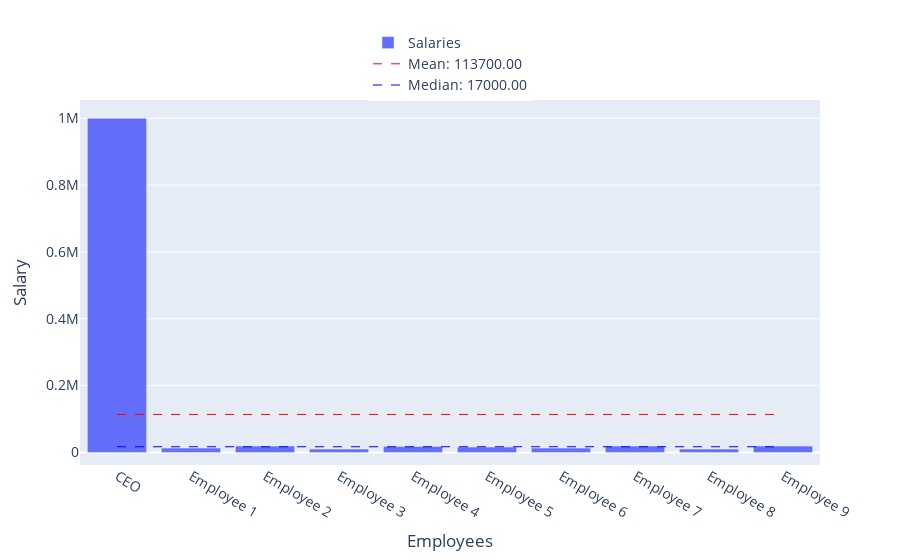

The notebook cell saved with this chart:
### Markdown cell above
mean = 50
median = 60
mode = 70
--> negative

mean = 80
median = 70
mode = 50
--> positive

### Code cell
# @title #### Calculate mean, median and plot bar chart
import plotly.graph_objects as go
import statistics

# Define the data
salaries = [1000000, 13000, 19000, 10000, 18000, 16000, 13000, 19000, 10000, 19000]
employee_names = ['CEO', 'Employee 1', 'Employee 2', 'Employee 3', 'Employee 4', 'Employee 5', 'Employee 6', 'Employee 7', 'Employee 8', 'Employee 9']

# Calculate the mean
mean_salary = sum(salaries) / len(salaries)

# Calculate the median
median_salary = statistics.median(salaries)

# Create a bar chart
fig = go.Figure(data=go.Bar(y=salaries, x=employee_names, name='Salaries'))

# Add a horizontal line for the mean
fig.add_trace(go.Scatter(
    x=[employee_names[0], employee_names[-1]],
    y=[mean_salary, mean_salary],
    mode='lines',
    name=f'Mean: {mean_salary:.2f}',
    line=dict(color='Red', width=1, dash='dash')
))

# Add a horizontal line for the median
fig.add_trace(go.Scatter(
    x=[employee_names[0], employee_names[-1]],
    y=[median_salary, median_salary],
    mode='lines',
    name=f'Median: {median_salary:.2f}',
    line=dict(color='Blue', width=1, dash='dash')
))

# Add labels for x and y axis
fig.update_layout(
    xaxis_title="Employees",
    yaxis_title="Salary",
    font=dict(
        size=14,
    ),
    legend=dict(
        yanchor="top",
        y=1.2,
        xanchor="center",
        x=0.5
    )
)

# Show the plot
fig.show()

### Figure 1 — Plotly figure (JSON) as saved in the notebook; plotly's stock layout.template omitted (floating-point values rounded to 4 significant figures)
{"data": [{"name": "Salaries", "type": "bar", "x": ["CEO", "Employee 1", "Employee 2", "Employee 3", "Employee 4", "Employee 5", "Employee 6", "Employee 7", "Employee 8", "Employee 9"], "y": [1000000, 13000, 19000, 10000, 18000, 16000, 13000, 19000, 10000, 19000]}, {"line": {"color": "Red", "dash": "dash", "width": 1}, "mode": "lines", "name": "Mean: 113700.00", "type": "scatter", "x": ["CEO", "Employee 9"], "y": [113700, 113700]}, {"line": {"color": "Blue", "dash": "dash", "width": 1}, "mode": "lines", "name": "Median: 17000.00", "type": "scatter", "x": ["CEO", "Employee 9"], "y": [17000, 17000]}], "layout": {"autosize": true, "font": {"size": 14}, "legend": {"x": 0.5, "xanchor": "center", "y": 1.2, "yanchor": "top"}, "xaxis": {"autorange": true, "range": [-0.5, 9.5], "title": {"text": "Employees"}, "type": "category"}, "yaxis": {"autorange": true, "range": [-37610.0, 1055000.0], "title": {"text": "Salary"}, "type": "linear"}}}
